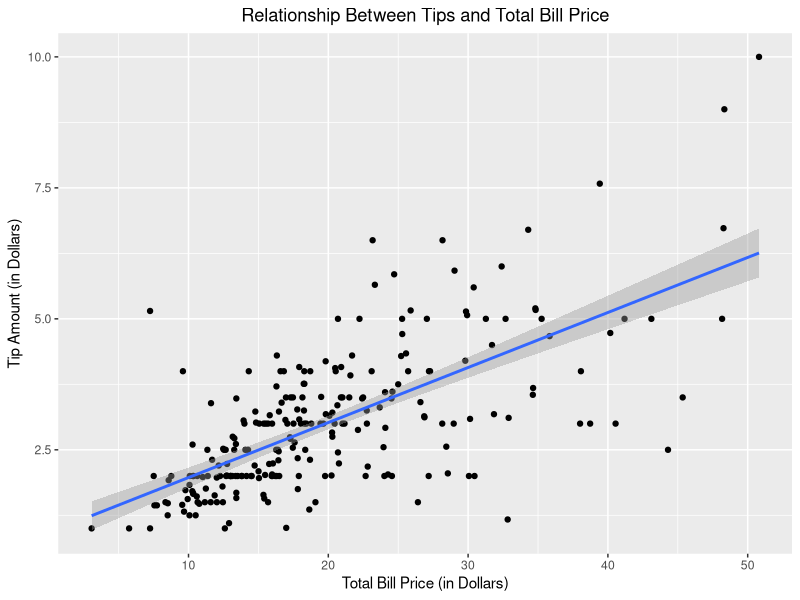
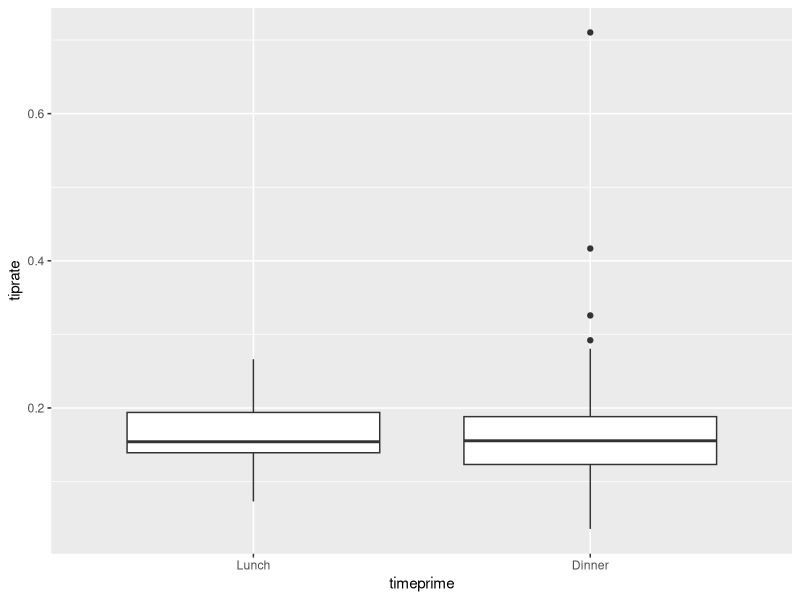
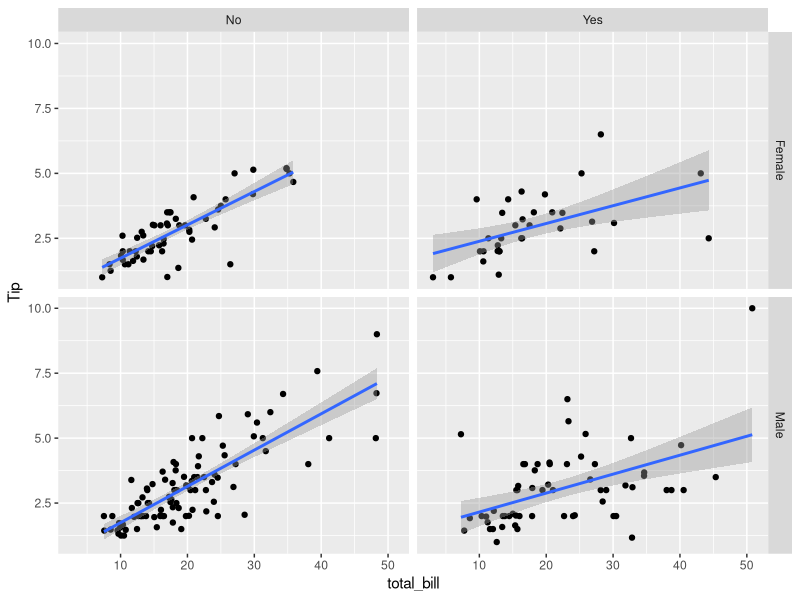
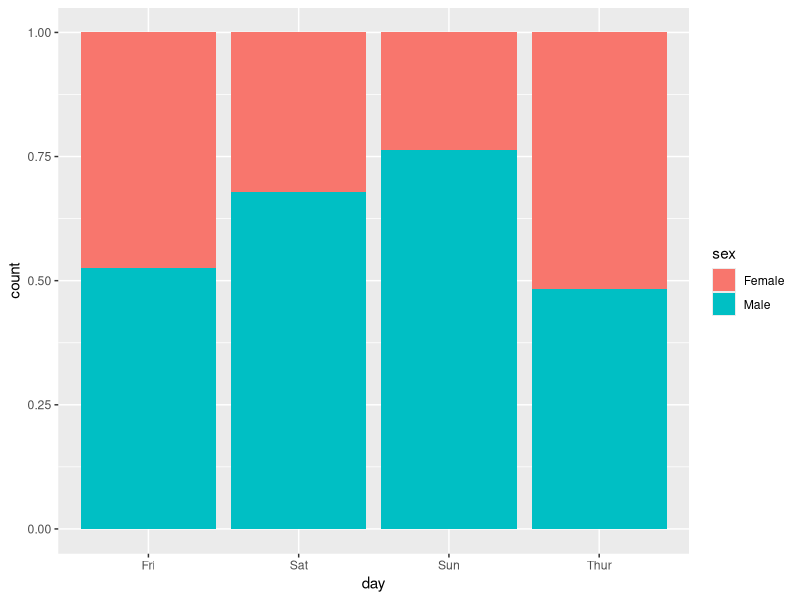

The R script that drew these images, in order:
## ---- chunk 1
knitr::opts_chunk$set(echo = TRUE)
## ---- chunk 2
data(tips, package="reshape2")
## ---- chunk 3
numParty <- nrow(tips)
numParty
## ---- chunk 4
str(tips)
## ---- chunk 5
day <- tips$day
day <- factor(day, levels = c("Thur", "Fri", "Sat", "Sun"))
day
## ---- chunk 6
femalefive <- tips[tips$size >=5 & tips$sex == "Female",]
femalefive
## ---- chunk 7
library(ggplot2)
ggplot(tips, aes(x=total_bill, y=tip)) + geom_point() + stat_smooth(method=lm) + labs(title="Relationship Between Tips and Total Bill Price", x = "Total Bill Price (in Dollars)", y = "Tip Amount (in Dollars)") + theme(plot.title = element_text(hjust = 0.5))
## ---- chunk 8
tips$tiprate <- (tips$tip / tips$total_bill);
mean(tips$tiprate)
## ---- chunk 9
levelprime <- rev(levels(tips$time))
timeprime <- factor(tips$time, levels =levelprime)
ggplot(tips, aes(x=timeprime, y=tiprate))+ geom_boxplot()
## ---- chunk 10
ggplot(tips, aes(x=total_bill, y=tip)) + geom_point() +facet_grid(sex ~ smoker) + ylab("Tip") + stat_smooth(method=lm)
## ---- chunk 11
ggplot(tips, aes(x=day, fill=sex)) + geom_bar(position="fill")
